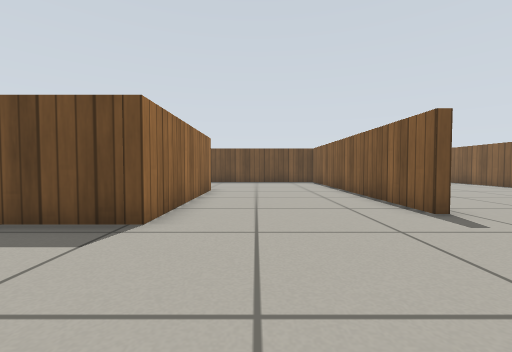
[1] (above)

17 first-person views from a walk through a Gazebo world. The camera is 0.45 m above the floor, tilts 2° down and sees 90° across. The floor is counted in squares, 0.5 m on a side. Each view is taken from the middle of a square. On the plan, view 1 faces up. The plan holds only what a view shows up to about 10 squares ahead; the rest is blank. Simple patterns stand in for the simulator's built-in surfaces.

[2]
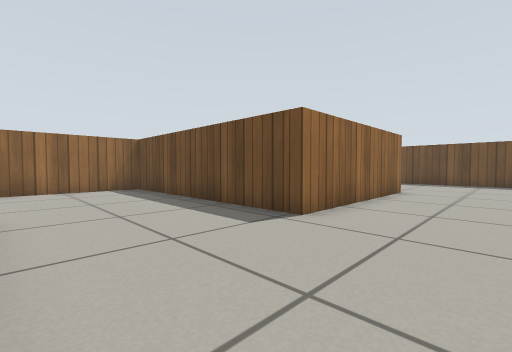

[3]
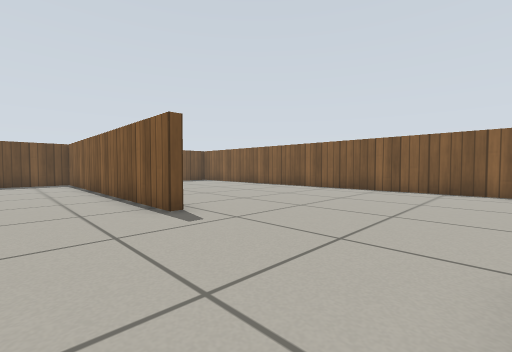

[4]
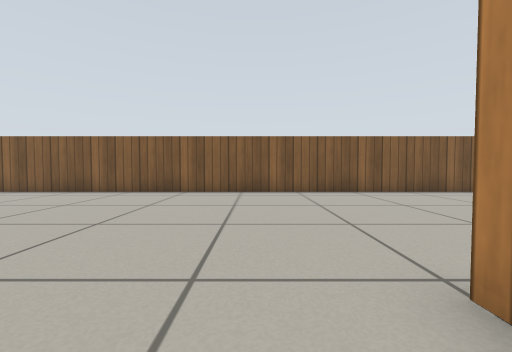

[5]
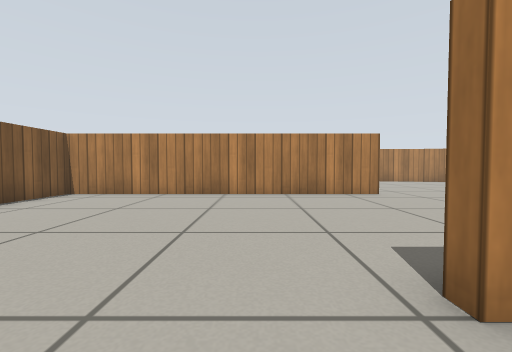

[6]
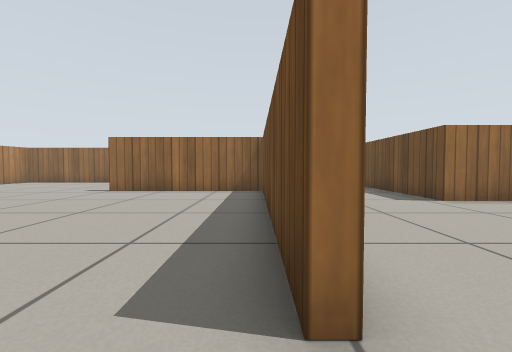

[7]
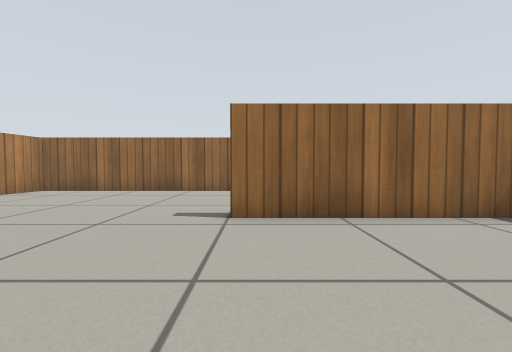

[8]
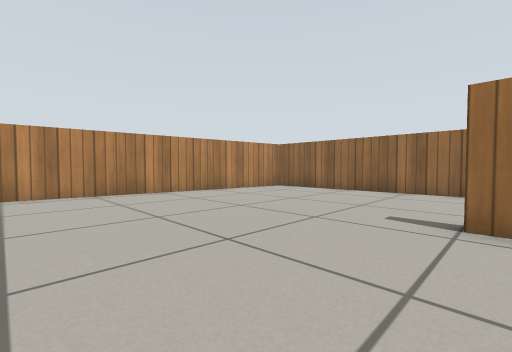

[9]
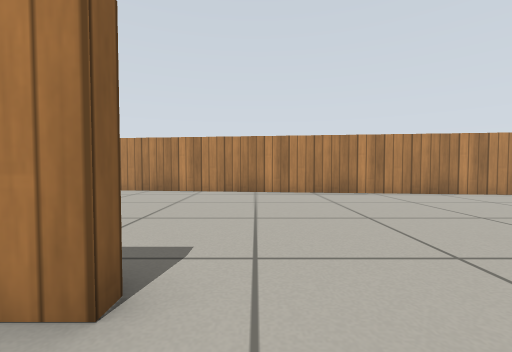

[10]
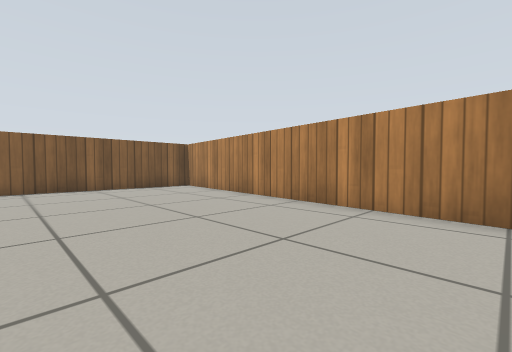

[11]
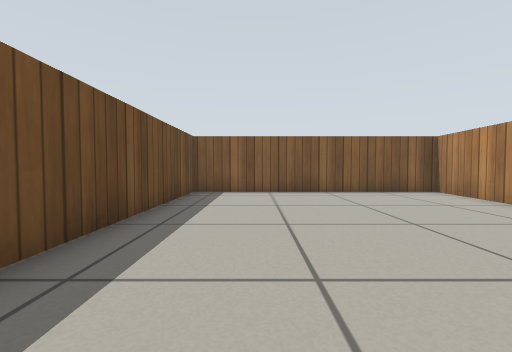

[12]
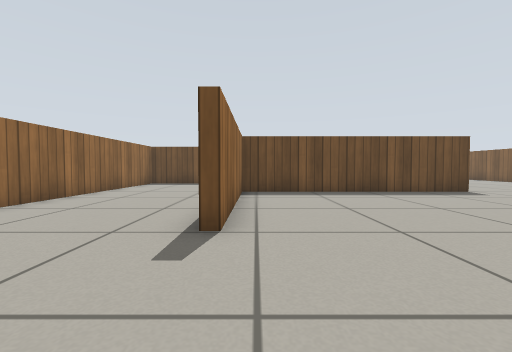

[13]
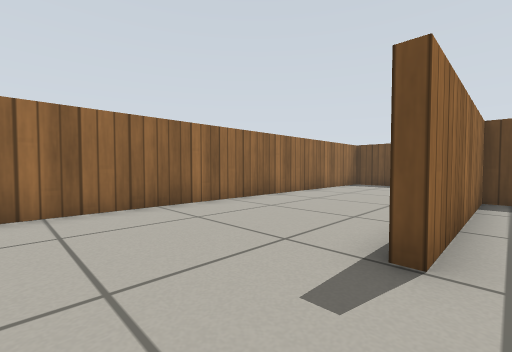

[14]
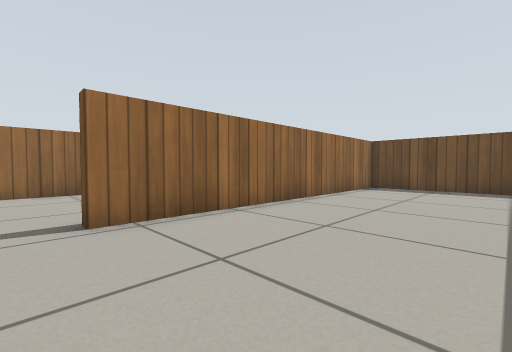

[15]
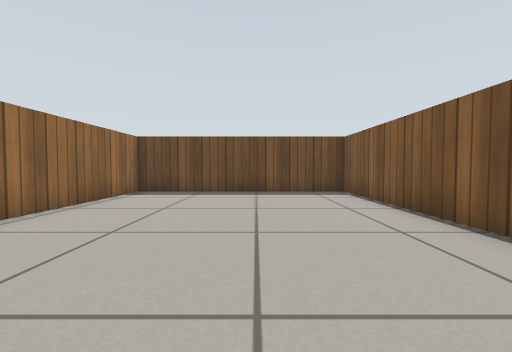

[16]
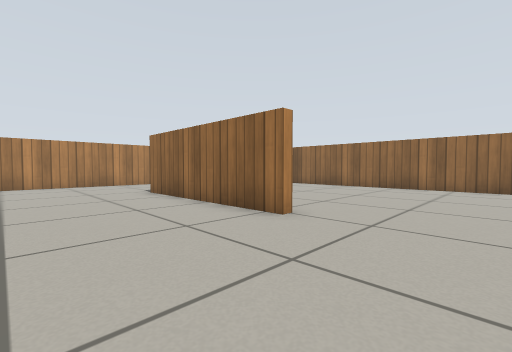

[17]
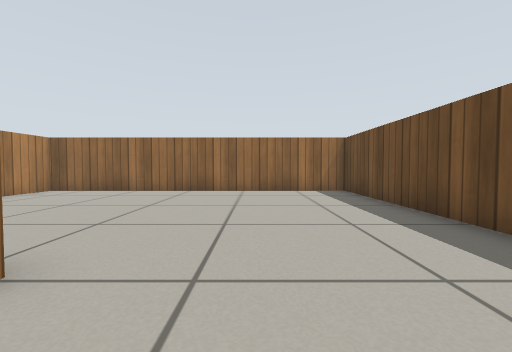

### Floor plan
Points are (right, up) in squares from view 1. A wall is a line through its corners. A room is listed if a view was taken in it or the views show most of it. See-through windows are left out.
Room 1 (views 1, 2, 3, 4, 5, 6, 7, 8, 9, 10, 11, 12, 13, 14, 15, 16, 17)
walls: (1.2, -0.4) (3.7, -0.4); (3.7, -0.7) (-4.5, -0.7) (-4.5, -6.4) (-4.9, -6.4); (3.4, 4.7) (3.4, 11.7); (0.9, -7.4) (11.2, -7.4) (11.2, 15.4) (3.7, 15.4) (3.7, 4.8); (-1.7, 10) (-1.7, 4) (-9.2, 4); (-9.7, 3.6) (-9.7, -14.1) (11.2, -16.5) (11.2, -7.8) (4.1, -7.8); (-3.2, 15.4) (-9.7, 15.4) (-9.7, 4.3) (-7.7, 4.3)

Where each view was taken, in squares from view 1:
view 1: 0 up, 0 right, facing up
view 2: 0 up, 1 right, facing up-left
view 3: 0 up, 1 right, facing up-right
view 4: 1 up, 2 right, facing right
view 5: 1 up, 5 right, facing down
view 6: 1 down, 5 right, facing left
view 7: 6 down, 0 right, facing left
view 8: 6 down, 0 right, facing down-left
view 9: 6 down, 0 right, facing down
view 10: 10 down, 0 right, facing down-right
view 11: 10 down, 2 right, facing right
view 12: 10 down, 4 left, facing up
view 13: 9 down, 4 left, facing up-left
view 14: 4 up, 8 right, facing up-left
view 15: 6 up, 8 right, facing up
view 16: 13 up, 2 right, facing down-left
view 17: 12 up, 0 right, facing left
